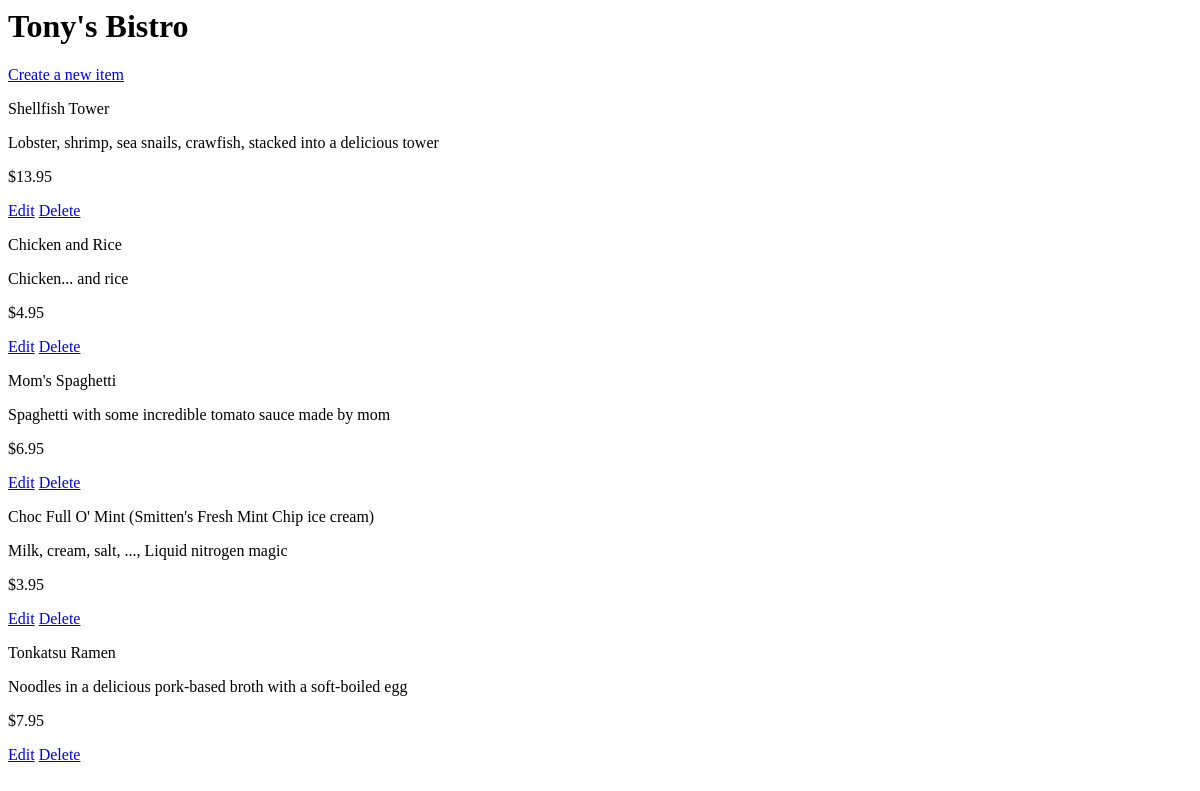
Before: /restaurants/5/ with the older database file.
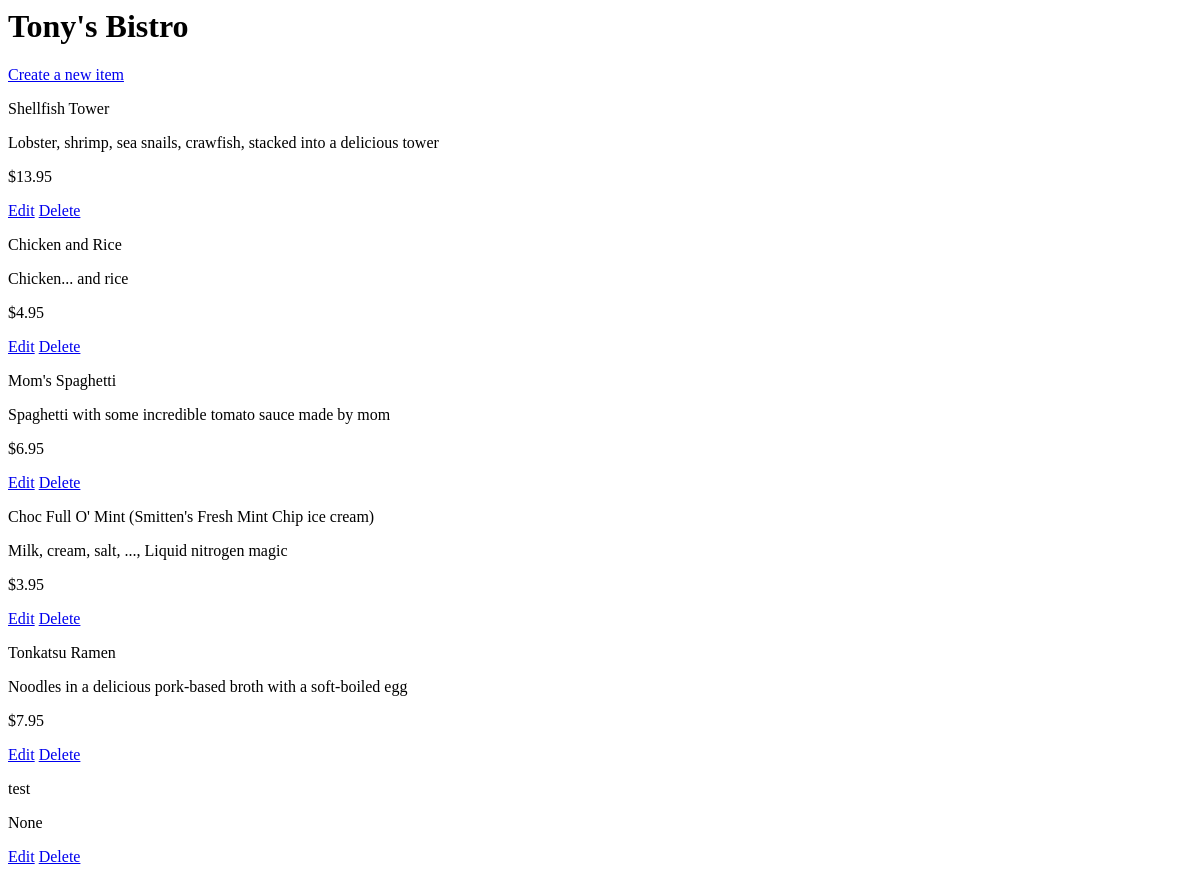
After: the same page with the newer database file.
### database_setup.py (models this page shows)
class MenuItem(BASE):
    __tablename__ = 'menu_item'
    name = Column(String(80), nullable=False)
    men_id = Column(Integer, primary_key=True)
    course = Column(String(250))
    description = Column(String(250))
    price = Column(String(8))
    restaurant_id = Column(Integer, ForeignKey('restaurant.res_id'))
    restaurant = relationship(Restaurant)

### project.py (the view)
@app.route('/restaurants/<int:restaurant_id>/')
def restaurantMenu(restaurant_id):
    restaurant = session.query(Restaurant).filter_by(res_id=restaurant_id).one()
    items = session.query(MenuItem).filter_by(restaurant_id=restaurant.res_id)
    user = 'admin'
    return render_template('menu.html',restaurant=restaurant,items=items,user=user)

### templates/menu.html
<html>
<body>
<h1>{{restaurant.name}}</h1>
<div><a href="{{url_for('newMenuItem', restaurant_id=restaurant.res_id,)}}">Create a new item</a></div>
{% for i in items %}
<div>
<p>{{i.name}}</p>
<p>{{i.description}}</p>
<p> {{i.price}} </p>
</div>
{% if user == 'admin' %}
<a href="{{url_for('editMenuItem', restaurant_id=restaurant.res_id, menu_id=i.men_id)}}">Edit</a>
<a href="{{url_for('deleteMenuItem', restaurant_id=restaurant.res_id, menu_id=i.men_id)}}">Delete</a>
{% endif %}
{% endfor %}
</body>
</html>

Changed rows visible on the page:
added MenuItem: name "test", description "None"
